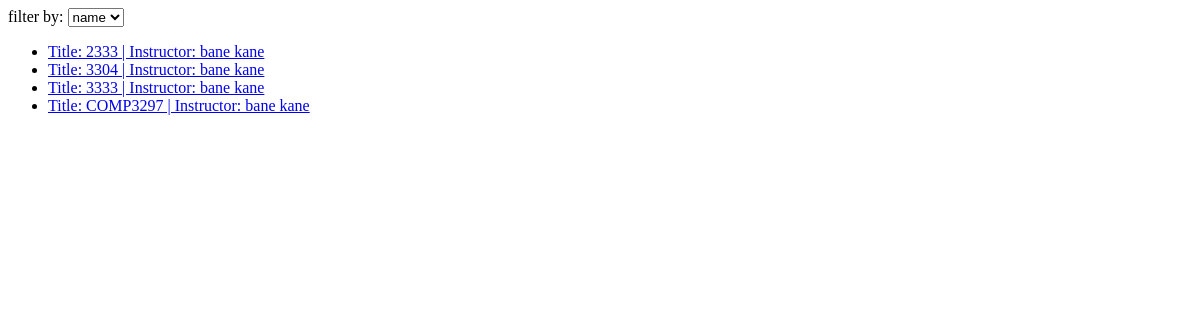
The app's page /system/view/8/browseCourse/, older data.
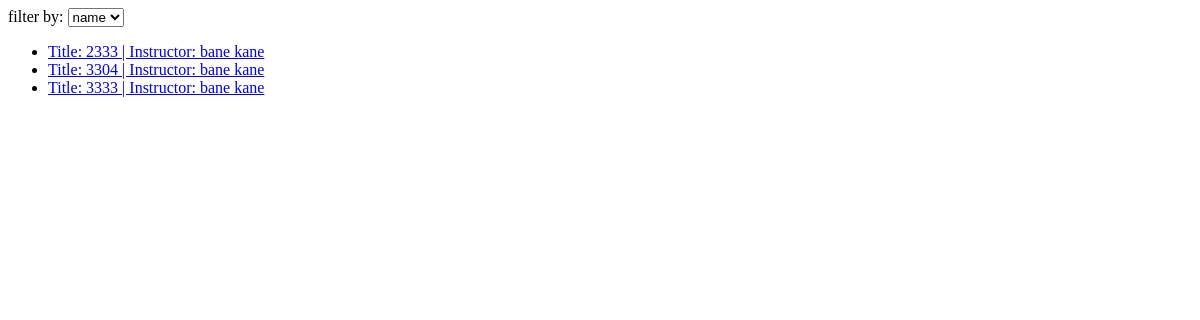
The same page, newer data.
### system/models.py (models this page shows, shortened)
class Course(models.Model):
	instructor = models.ForeignKey(Instructor, on_delete=models.CASCADE)
	category = models.ForeignKey(Category,on_delete=models.CASCADE)
	title = models.CharField(max_length=200)
	description = models.TextField()
	CECU_value = models.IntegerField()
	STATUS = (
		(0,'Open'),
		(1,'Pending'),
		(2,'Closed'),
	)
	status = models.IntegerField(choices=STATUS)
	def __str__(self):
		return f'Title: {self.title} | Instructor: {self.instructor.first_name} {self.instructor.last_name}'

### system/moreviews/studyModule.py (the view)
# urls.py: path('view/<int:learner_id>/browseCourse/', studyModule.browseCourse, name='browseCourse'),
def browseCourse(request, **kwargs):
	template = loader.get_template('showAvailableCourses.html')
	enrollments = Enroll.objects.filter(learner__id=kwargs['learner_id'])
	open_courses = Course.objects.filter(status=0).order_by('title')
	context = {
		'course_list': open_courses,
		'learner': Learner.objects.filter(id=kwargs['learner_id'])[0]
	}
	return HttpResponse(template.render(context, request))

### templates/studyModule/showAvailableCourses.html (shortened to what this page needs)
<!DOCTYPE html>
<head>
</head>
<body>
  <div>
    filter by:
    <select id="filterBy">
      <option>name</option>
    </select>
  </div>
  <div>
    <ul id="course_list" data-learnerID="{{learner.id}}">
      {% for course in course_list %}
        <li class="course" data-category="{{course.category.name}}" data-v="{{course}}"><a href="/system/view/{{learner.id}}/browseCourse/detail/{{course.id}}/">{{course}}</a></li>
      {% endfor %}
    </ul>
  </div>
</body>

Row changes from the older to the newer data that the page shows:
removed Course: title+instructor "Title: COMP3297 | Instructor: bane kane"
